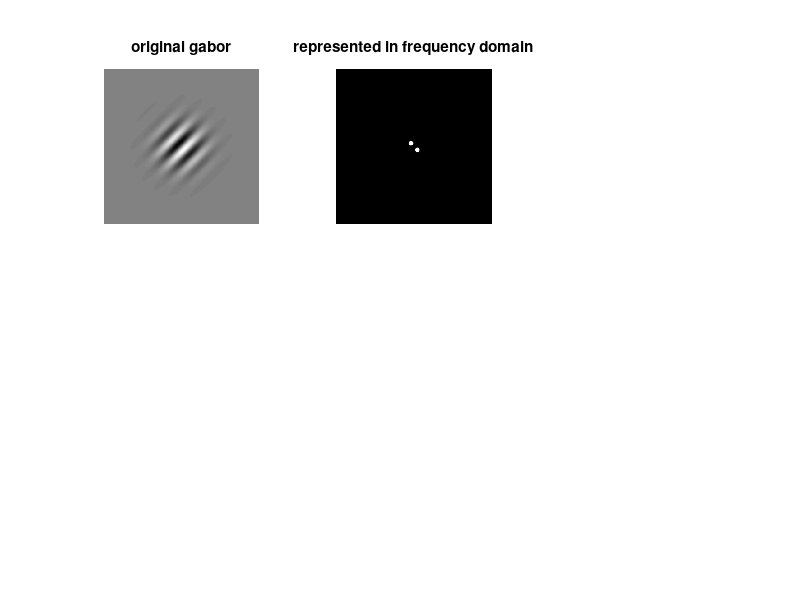

Write the MATLAB code that produced this figure. (Note: this script raises an error after producing the figure.)
clear all

%%% stimulus parameters
orientation = 45;   % orientation (degrees)
f = 1;             % spatial frequency (c/deg)
imagesize = 10;      % image size (deg)

contrast_noise = 1;
contrast_signal= 1;
oLow = 60; % low cutoff orientation
oHigh = 75; % high cutoff orientation
fLow=0;% noise bandpass frequency (low)
fHigh=1;% noise bandpass frequency (high)

dpi = 96;                        % display dpi
viewdist = 52;                   % observer's viewing distance (cm)
background=128; %color of background
max_ampl=128;

pixPerDegree = (viewdist*(tan(1*pi/180)))*dpi/2.54;
checkDeg=viewdist*(1/dpi)*2.54/100; %in m
fNyquist=0.5/checkDeg;

%%% minor conversions
f = f*2*pi/pixPerDegree;                            % convert to cycles per degree
imagesize = round(imagesize*pixPerDegree);          % convert size from degrees to pixels
orientation = orientation*pi/180;                   % convert orientation from deg to radians
fLow = fLow/fNyquist;
fHigh = fHigh/fNyquist;

%%% create a grating
[x,y] = meshgrid(-imagesize/2:imagesize/2,-imagesize/2:imagesize/2);                   
sinusoid = ((sin((cos(orientation)*f)*x+(sin(orientation)*f)*y))); % create 2d sinusoid
sigma = 1/10*length(x);                                                            % gaussian s.d.                                                     
gaussian = 1*exp((-2.77*x.^2)/(2.35*sigma)^2).*exp((-2.77*y.^2)/(2.35*sigma)^2);   % gaussian envelope
gabor =  background + gaussian .* sinusoid *max_ampl *contrast_signal;                                         % put together gabor

%%% show gabor
subplot(2,3,1)
imshow(gabor, [0 255]);
title('original gabor')

fft_gabor = fftshift(fft2(gabor));  

gabor_power_spectrum = abs(fft_gabor);
subplot(2,3,2)
imshow(gabor_power_spectrum, [0 10000]); 
title('represented in frequency domain')

%%% make orientation filter
o_bandpass_filter = OrientationBandpass(size(gabor), oLow, oHigh); % make orientation bandpass filter

%%% make s.f. filter
sf_bandpass_filter = Bandpass2(size(gabor), fLow, fHigh); % create 2d bandpass filter

%%% get rid of gibbs ringing artifacts
smoothfilter = fspecial('gaussian', 10, 4);   % make small gaussian blob
o_bandpass_filter = filter2(smoothfilter, o_bandpass_filter); % convolve smoothing blob w/ orient. filter
subplot(2,3,3)
imshow(o_bandpass_filter);
title('orientation bandpass filters')

%sf_bandpass_filter = filter2(smoothfilter, sf_bandpass_filter);

%%% create noise
noise=normrnd(0, contrast_noise, size(gabor)); %this should be in units of contrast?
fn = fftshift(fft2(noise)); %in frequency domain

subplot(2,3,4)
imshow(abs(fn), [0 1000]);
% imshow(abs(fn));
title('noise in frequency domain')

%%% apply filter & show it
fn_filtered_noise=o_bandpass_filter .*fn;
%.* sf_bandpass_filter .*fn;
subplot(2,3,5)
imagesc(abs(fn_filtered_noise), [0 200]);
% imshow(abs(fn_filtered_noise));
title('filter applied to noise in frequency domain')

%%% transform back to real domain & show it
filterednoise=real(ifft2(ifftshift(fn_filtered_noise))) .* gaussian *max_ampl ;
stimulus = gabor + filterednoise; %gabor already has background
subplot(2,3,6)
imshow(stimulus, [0 255]);
title('transformed gabor')

